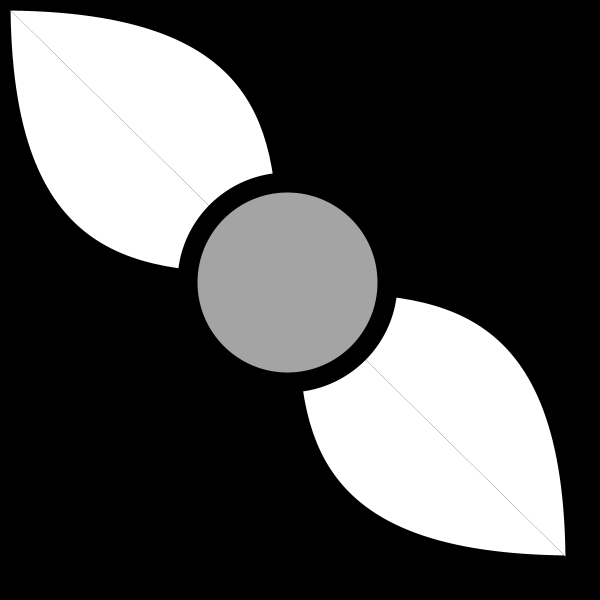
Frame 1 (no input)
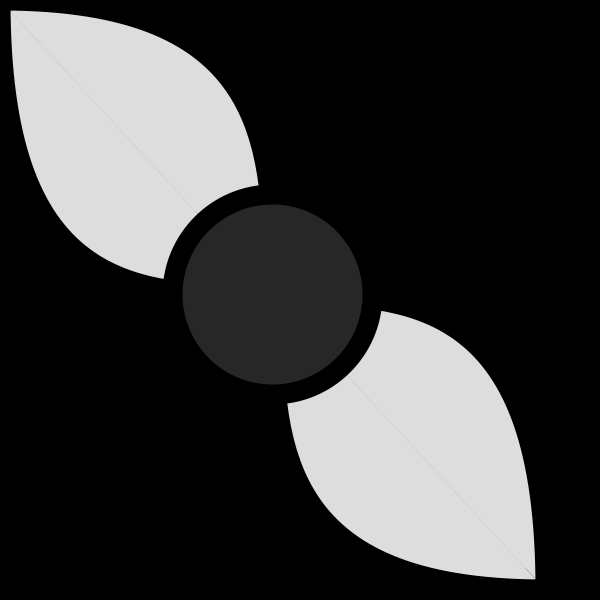
Frame 60 (the mouse pressed at the canvas centre just before this capture)
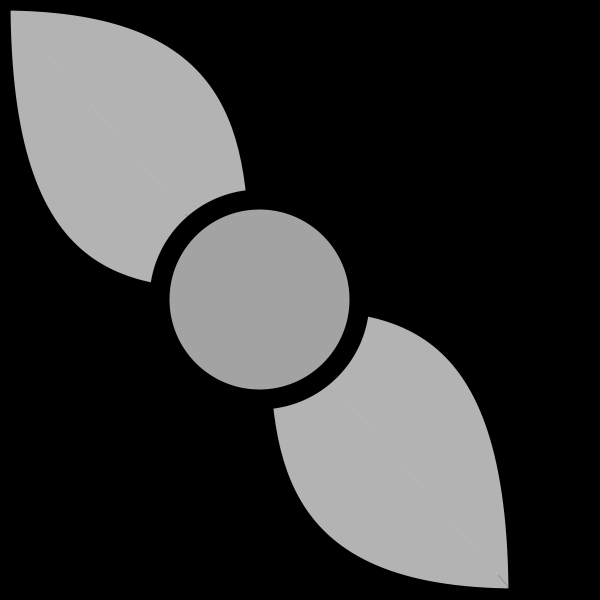
Frame 120 (the mouse held since frame 60 and released just before this capture)

The Processing sketch that drew these frames (run headless with seeded random() and noise(); from frame 60 on, the mouse is pressed at the canvas centre):

// Processing sketch: processing_155806
// ── processing_155806.pde

int constant = 500;
float angle = 0.85;
int scalar = 100;
float speed = 0.1;
  
//Everything here just runs once
void setup() {
  size (600,600); 
  background(0);
  //frameRate(60);
  smooth();
}

void draw() {
  strokeWeight (20);
  float a = constant + sin(angle) * scalar;
  float b = constant + cos(angle) * scalar;
 
  bezier (0,0, a,0, 0,b, a, b);
  bezier (0,0, 0,b, a,0, a, b);
  
  //bezier (b,0, 0,0, b,a, 0,a);
  //bezier (b,0, b,a, 0,0, 0, a);
  
  fill(random(255));
  ellipse (a/2, b/2, 200, 200);
  
  angle = angle + speed;
  
}
